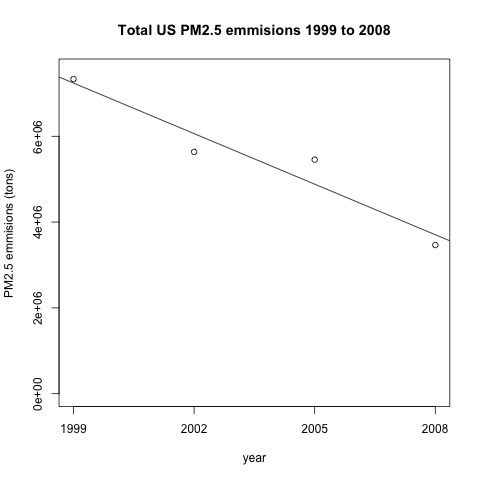

Reproduce this figure in R.
# 5/7/14
# Ethan Petuchowski
# Coursera -- Exploratory Data Analysis
# Course Project 2
# plot1.R

## The Question

# 1. Have total emissions from PM2.5 decreased in the United States
#    from 1999 to 2008?
#
#    Using the base plotting system, make a plot showing the total
#    PM_2.5 emission from all sources for each of the years 1999,
#    2002, 2005, and 2008.

setwd('/Users/ethan/code/non_apple/programming/Educational/R/Coursera/Exploratory\ Data\ Analysis/Assn2')

# scatterplot of summed output for each year for which we have data
plot1 <- function() {
    
    # the year is a factor variable, so it's just a line to sum it up
    if (!exists("emm_by_year"))
        emm_by_year <- aggregate(NEI$Emissions, by=list(year=NEI$year), FUN=sum)
    
    png('plot1.png') # open PNG device
    
    # now scatter plot emmissions by year
    plot(emm_by_year, ylim=c(0, 7.5E6), ylab='PM2.5 emmisions (tons)',
         main='Total US PM2.5 emmisions 1999 to 2008', xaxt='n')
    axis(1, at = emm_by_year$year)
    
    # and add a linear model
    fit <- lm(emm_by_year$x ~ emm_by_year$year)
    abline(fit)
    
    dev.off() # save PNG to filesystem
}
